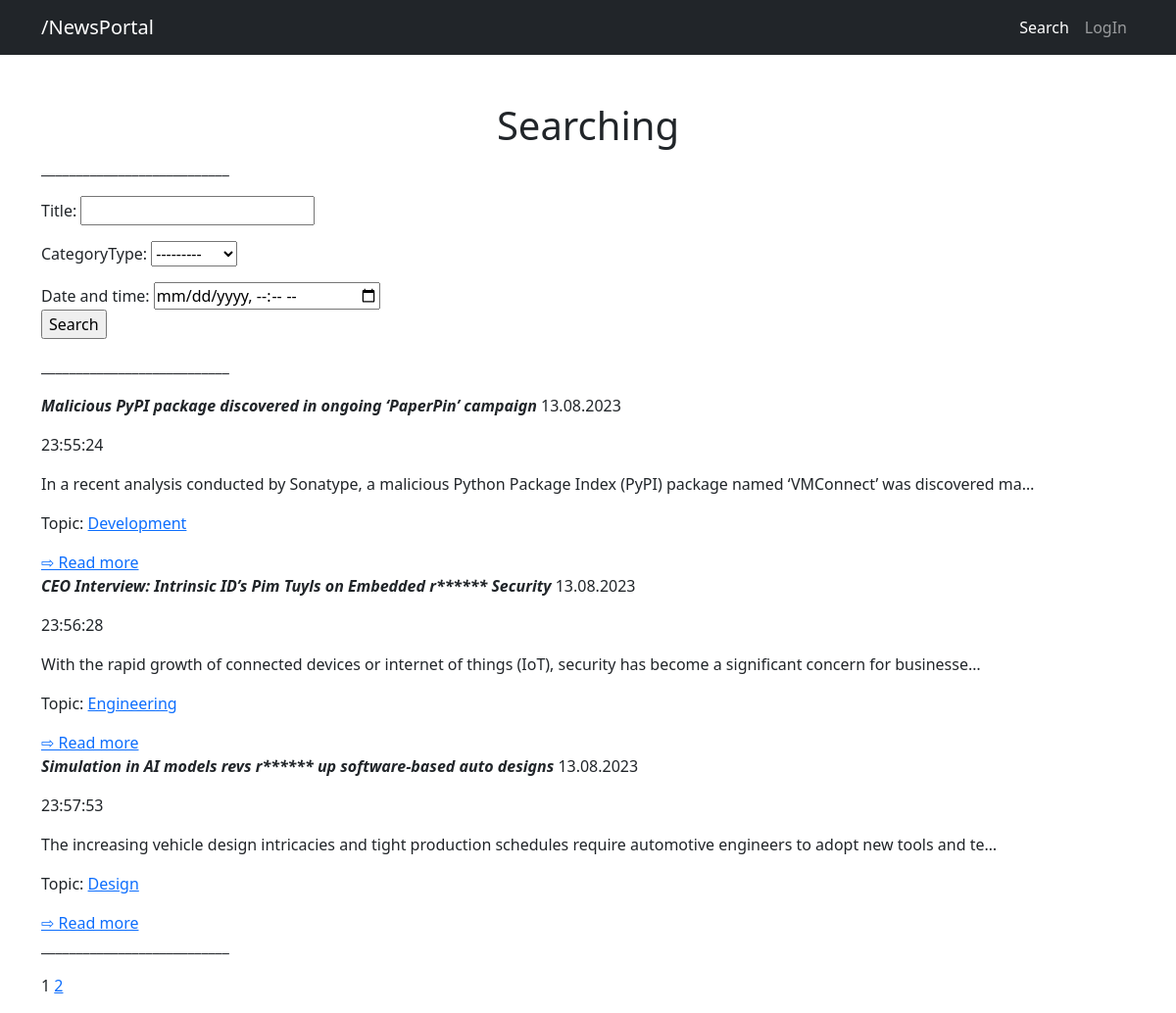
/news/posts/search/, run on an earlier commit of the app's database.
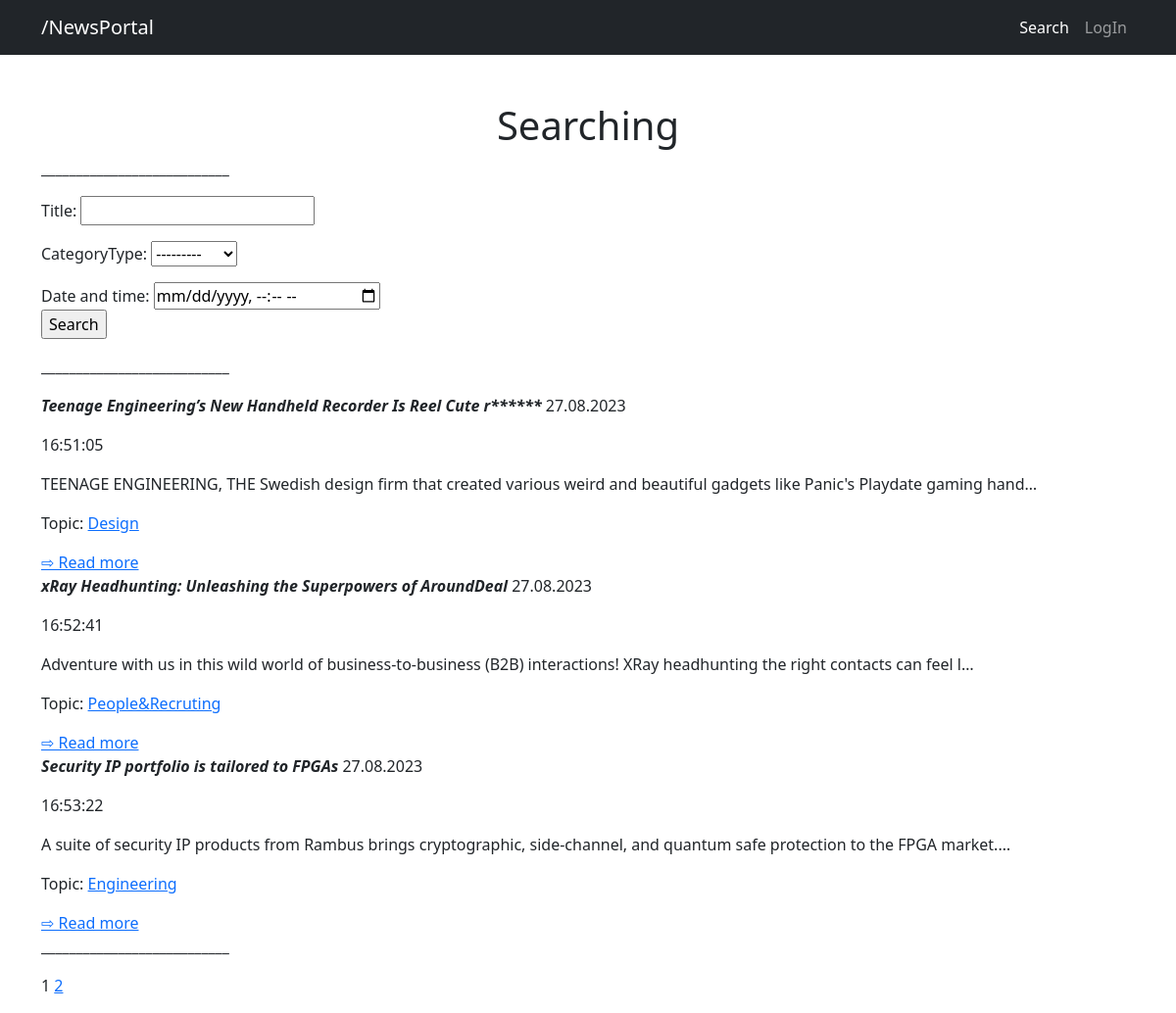
And on a later commit of the database.
### news/models.py (models this page shows, shortened)
class Post(models.Model):
    authorPost = models.ForeignKey(Author, on_delete=models.CASCADE)
    ARTICLE='AT'
    NEWS='NW'
    CATEGORY_CHOICES = (
        (NEWS,'Новость'),
        (ARTICLE,'Статья')
    )
    categoryType = models.CharField(max_length=2, choices=CATEGORY_CHOICES, default=NEWS)
    dateCreation = models.DateTimeField(auto_now_add=True)
    postTopic = models.ForeignKey(Topics, on_delete=models.CASCADE, null=True)
    title = models.CharField(max_length=255)
    text = models.TextField()
    ratingPost = models. IntegerField(default=0)
    slug = models.SlugField(max_length=128, unique=True, db_index=True, verbose_name="ID")
    def get_absolute_url(self):
        return reverse('detail', kwargs={'slug': self.slug})

class Topics(models.Model):
    name = models.CharField(max_length=128, unique=True)
    subs = models.ManyToManyField(User, related_name='subscriptions')

### news/views.py (the view)
# urls.py: path('posts/search/', PostSearch.as_view(), name="search_all_posts"),
class PostSearch(ListView):
    model = Post
    context_object_name = 'Posts'
    template_name = 'filter_form.html'
    paginate_by = 3
    def get_queryset(self):
        queryset = super().get_queryset()
        self.filterset = PostFilter(self.request.GET, queryset)
        return self.filterset.qs
    def get_context_data(self, **kwargs):
        context = super().get_context_data(**kwargs)
        context['filters'] = self.filterset
        return context

### news/templatetags/filter.py (called while the page is built)
@register.filter()
def censor(value):
    for i in value.split():
        if i == 'radish':
            value = value.replace(i[1:6], "*" * len(i))
    return value

### news/templates/filter_form.html (shortened to what this page needs)
<!DOCTYPE html>
<html lang="en">
    <head>
        {%  load static %}
        {%  load filter %}
        <link href="{% static 'css/styles.css' %}" rel="stylesheet" />
    </head>
    <body>
        <nav class="navbar navbar-expand-lg navbar-dark bg-dark">
            <div class="container">
                <a class="navbar-brand" href="{% url 'Default' %}">/NewsPortal</a>
                <div class="collapse navbar-collapse" id="navbarSupportedContent">
                    <ul class="navbar-nav ms-auto mb-2 mb-lg-0">
                        <li class="nav-item"><a class="nav-link active" aria-current="page" href="{% url 'search_all_posts' %}">Search</a></li>
                        <li class="nav-item"><a class="nav-link" href='#'>LogIn</a></li>
                    </ul>
                </div>
            </div>
        </nav>
        <div class="container">
            <div>
                <div class="text-center mt-5">
                <h1>Searching</h1>
                </div>
               <p>___________________________</p>
                <form action="" method="get">
                    {{ filters.form.as_p }}
                    <label for="dateCreation">Date and time:</label>
                    <input id="dateCreation" type="datetime-local" name="date"/>
                    <p><input type="submit" value="Search"/></p>
                </form>
                <p>___________________________</p>
                {% if Posts %}
                {% for n in Posts %}
                <p><i><b>{{ n.title|censor }}</b></i> {{ n.dateCreation|date:"d.m.Y" }}</p>
                <p>{{ n.dateCreation|date:"H:i:s" }}</p>
                <p>{{ n.text|truncatechars:128|censor }}</p>
                <p>Topic: <a href="{% url 'topics' n.postTopic.id %}">{{ n.postTopic.name }}</a></p>
                <a href="{{ n.get_absolute_url }}">⇨ Read more</a>
                {% endfor %}
                    <p>___________________________</p>
                    <p>{% include 'pagination.html' %}</p>
                {% endif %}
            </div>
        </div>
    </body>
</html>

What changed in the data, as far as the page shows it:
removed Post: title|censor "Malicious PyPI package discovered in ongoing ‘PaperPin’ campaign", dateCreation "13.08.2023", dateCreation "23:55:24", text|censor "In a recent analysis conducted by Sonatype, a malicious Python Package Index (PyPI) package named ‘VMConnect’ was discovered ma…", postTopic.name "Development"
removed Post: title|censor "CEO Interview: Intrinsic ID’s Pim Tuyls on Embedded r****** Security", dateCreation "13.08.2023", dateCreation "23:56:28", text|censor "With the rapid growth of connected devices or internet of things (IoT), security has become a significant concern for businesse…", postTopic.name "Engineering"
removed Post: title|censor "Simulation in AI models revs r****** up software-based auto designs", dateCreation "13.08.2023", dateCreation "23:57:53", text|censor "The increasing vehicle design intricacies and tight production schedules require automotive engineers to adopt new tools and te…", postTopic.name "Design"
added Post: title|censor "Teenage Engineering’s New Handheld Recorder Is Reel Cute r******", dateCreation "27.08.2023", dateCreation "16:51:05", text|censor "TEENAGE ENGINEERING, THE Swedish design firm that created various weird and beautiful gadgets like Panic's Playdate gaming hand…", postTopic.name "Design"
added Post: title|censor "xRay Headhunting: Unleashing the Superpowers of AroundDeal", dateCreation "27.08.2023", dateCreation "16:52:41", text|censor "Adventure with us in this wild world of business-to-business (B2B) interactions! XRay headhunting the right contacts can feel l…", postTopic.name "People&Recruting"
now on this page (row edited): Post: title|censor "Security IP portfolio is tailored to FPGAs", dateCreation "27.08.2023", dateCreation "16:53:22", text|censor "A suite of security IP products from Rambus brings cryptographic, side-channel, and quantum safe protection to the FPGA market.…", postTopic.name "Engineering"
